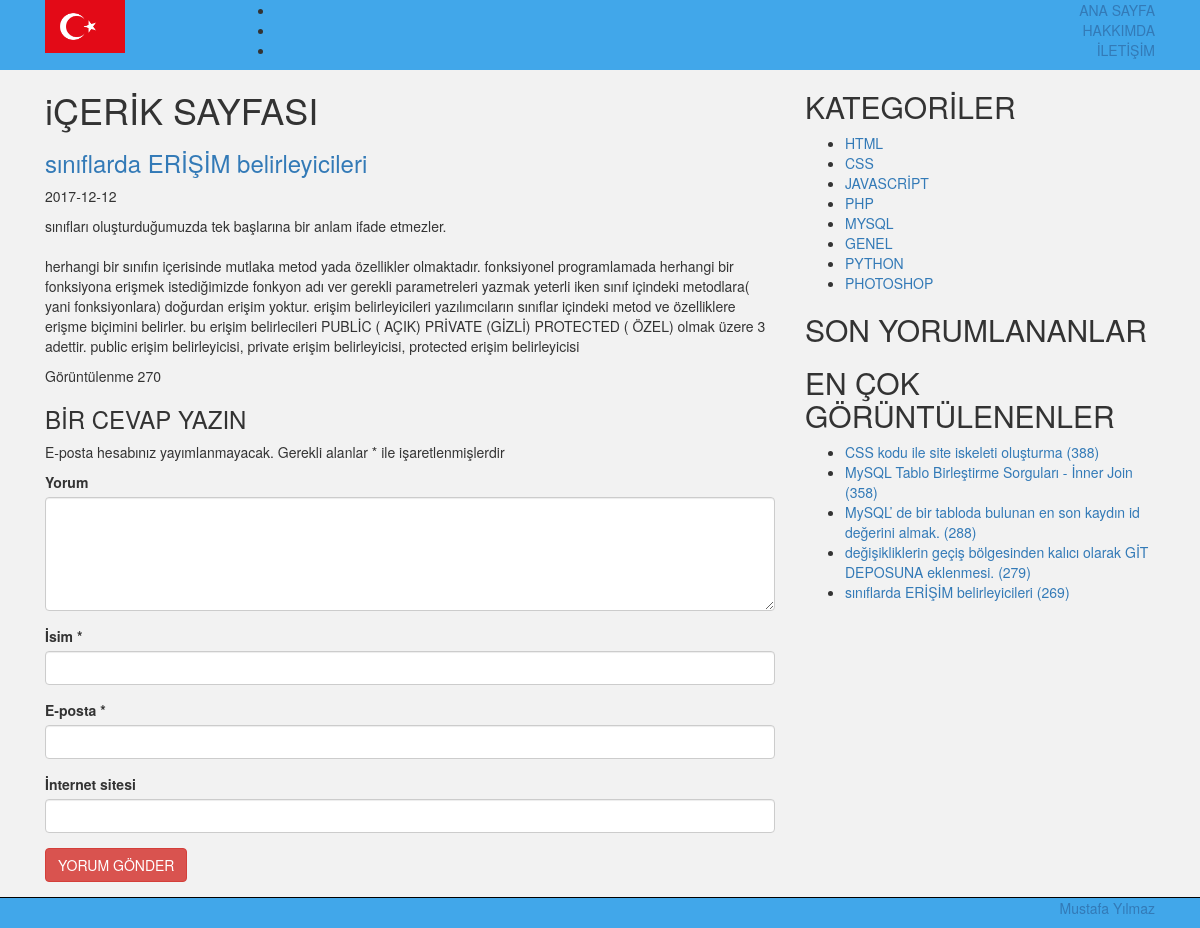
The page /index.php?url=icerik&id=3 on the database its author committed.
### tables this page shows
CREATE TABLE `icerik` (
  `icerik_id` int(10) UNSIGNED NOT NULL,
  `icerik_baslik` varchar(200) NOT NULL,
  `icerik_aciklama` text NOT NULL,
  `icerik_detay` longblob NOT NULL,
  `icerik_kategori_id` int(11) NOT NULL,
  `hit` int(11) NOT NULL,
  `tarih` date NOT NULL
);

CREATE TABLE `kategori` (
  `kategori_id` int(10) UNSIGNED NOT NULL,
  `kategori_baslik` varchar(50) NOT NULL,
  `kategori_ust_id` int(11) NOT NULL
);

### system/database.php (called while the page is built, shortened)
<?php
class Database extends PDO
{
	public $sql;
	public $veri=array();
	public function select($param="")
	{
		if ($param=="") {
			$sorgu = parent::prepare( $this->sql );
			$liste = $sorgu->execute( $this->veri );
			if($sorgu->rowCount()>0){
				return $sorgu->fetchAll(PDO::FETCH_OBJ);
			}else{
				return false;
			}
		}else{
			$sorgu = parent::prepare( $this->sql );
			$liste = $sorgu->execute( $this->veri );
			if($sorgu->rowCount()>0){
				return $sorgu->fetch(PDO::FETCH_OBJ);
			}else{
				return false;
			}
		}
	}
}

### system/functions.php (called while the page is built, shortened)
<?php
function get($param)
{
	if (isset($_GET[$param])) {
		return trim($_GET[$param]);
	}else{
		return false;
	}
}

### app/inc/icerik_sag.php (the view, shortened to what this page needs)
<div class="kutu">
	<div>
		<h2>KATEGORİLER</h2>
		<ul class="sag_kategoriler">
			<?php
			$db->sql = "select * from kategori";
			$sag_kategoriler = $db->select();
			if ($sag_kategoriler!=false) {
				foreach ($sag_kategoriler as $key => $value) {
					?>
					<li><a href="index.php?url=kategori&id=<?=$value->kategori_id; ?>"><?=$value->kategori_baslik; ?></a></li>
					<?php
				}
			}
			?>
		</ul>
	</div>
	<div>
		<h2>SON YORUMLANANLAR</h2>
			<?php
			$db->sql = "select * from yorum where yorum_onay=1 order by yorum_id desc limit 5";
					?>
	</div>
	<div>
		<h2>EN ÇOK GÖRÜNTÜLENENLER</h2>
		<ul class="sag_en_cok_gorunenler">
			<?php
			$db->sql = "select * from icerik order by hit desc limit 5";
			$en_cok_gorunenler = $db->select();
			if ( $en_cok_gorunenler != false ) {
				foreach ($en_cok_gorunenler as $key => $value) {
					?>
					<li><a href="index.php?url=icerik&id=<?php echo $value->icerik_id; ?>"><?php echo $value->icerik_baslik; ?> (<?php echo $value->hit; ?>)</a></li>
					<?php
				}
			}
			?>
		</ul>
	</div>
</div>

### app/icerik.php (shortened to what this page needs)
<?php
require 'inc/ust.php';
require 'inc/header.php';
?>
<main  style="background-color: #f2f2f2;">
	<div class="container-fluid">
		<div class="container" id="icerik">
			<div class="col-md-8" id="sol">
				<?php
				$id = (int)get("id");
				$db->sql = "select * from  icerik where icerik_id=?";
				$db->veri = array( $id );
				$icerik = $db->select(1);
				$hit = $icerik->hit;
				$hit++;
				$db->sql = "update icerik set hit=? where icerik_id=?";
				$db->veri = array($hit,$id);
				$db->insert();
				?>
				<h1>iÇERİK SAYFASI</h1>
				<div class="kutu">
					<a href="">
						<h3><?=$icerik->icerik_baslik; ?></h3>
					</a>
					<p class="tarih"> <?php echo $icerik->tarih; ?></p>
					<p class="icerik"><?=$icerik->icerik_aciklama; ?><br><br><?=$icerik->icerik_detay; ?></p>
					<p class="okunma">Görüntülenme <?=$hit; ?></p>
				</div>
				<?php
				$db->sql = "select * from yorum where yorum_icerik_id=? and yorum_onay=? order by yorum_id desc";
				$db->veri = array($id,1);
						?>
				<div class="kutu">
					<h3>BİR CEVAP YAZIN</h3>
					<p>E-posta hesabınız yayımlanmayacak. Gerekli alanlar * ile işaretlenmişlerdir</p>
					<form action="" method="post">
						<div class="form-group">
							<label for="">Yorum</label>
							<textarea name="yorum" id="" rows="5" class="form-control"></textarea>
						</div>
						<div class="form-group">
							<label for="">İsim *</label>
							<input type="text" name="isim" class="form-control">
						</div>
						<div class="form-group">
							<label for="">E-posta *</label>
							<input type="text" name="eposta" class="form-control">
						</div>
						<div class="form-group">
							<label for="">İnternet sitesi</label>
							<input type="text" name="web" class="form-control">
						</div>
						<div class="form-group">
							<input type="submit" value="YORUM GÖNDER" class="btn btn-danger">
						</div>
					</form>
				</div>
			</div>
			<div class="col-md-4" id="sag">
				<?php
				require 'inc/icerik_sag.php';
				?>
			</div>
		</div>
	</div>
</main>
<?php
require 'inc/footer.php';
require 'inc/alt.php';
?>

### rows shown on the page
icerik: icerik_baslik "sınıflarda ERİŞİM belirleyicileri", tarih "2017-12-12", icerik_aciklama "sınıfları oluşturduğumuzda tek başlarına bir anlam ifade etmezler.", icerik_detay "herhangi bir sınıfın içerisinde mutlaka metod yada özellikler olmaktadır. fonksiyonel programlamada herhangi bir fonksiyona erişmek istediğimizde fonkyon adı ver gerekli parametreleri yazmak yeterli iken sınıf içindeki metodlara( yani fonksiyonlara) doğurdan erişim yoktur. erişim belirleyicileri yazılımcıların sınıflar içindeki metod ve özelliklere erişme biçimini belirler. bu erişim belirlecileri PUBLİC ( AÇIK) PRİVATE (GİZLİ) PROTECTED ( ÖZEL) olmak üzere 3 adettir. public erişim belirleyicisi, private erişim belirleyicisi, protected erişim belirleyicisi", hit "269"
kategori: kategori_baslik "HTML"
kategori: kategori_baslik "CSS"
kategori: kategori_baslik "JAVASCRİPT"
kategori: kategori_baslik "PHP"
kategori: kategori_baslik "MYSQL"
kategori: kategori_baslik "GENEL"
kategori: kategori_baslik "PYTHON"
kategori: kategori_baslik "PHOTOSHOP"
icerik: icerik_baslik "CSS kodu ile site iskeleti oluşturma", hit "388"
icerik: icerik_baslik "MySQL Tablo Birleştirme Sorguları - İnner Join", hit "358"
icerik: icerik_baslik "MySQL’ de bir tabloda bulunan en son kaydın id değerini almak.", hit "288"
icerik: icerik_baslik "değişikliklerin geçiş bölgesinden kalıcı olarak GİT DEPOSUNA eklenmesi.", hit "279"

### other values the page prints
$hit "270"
